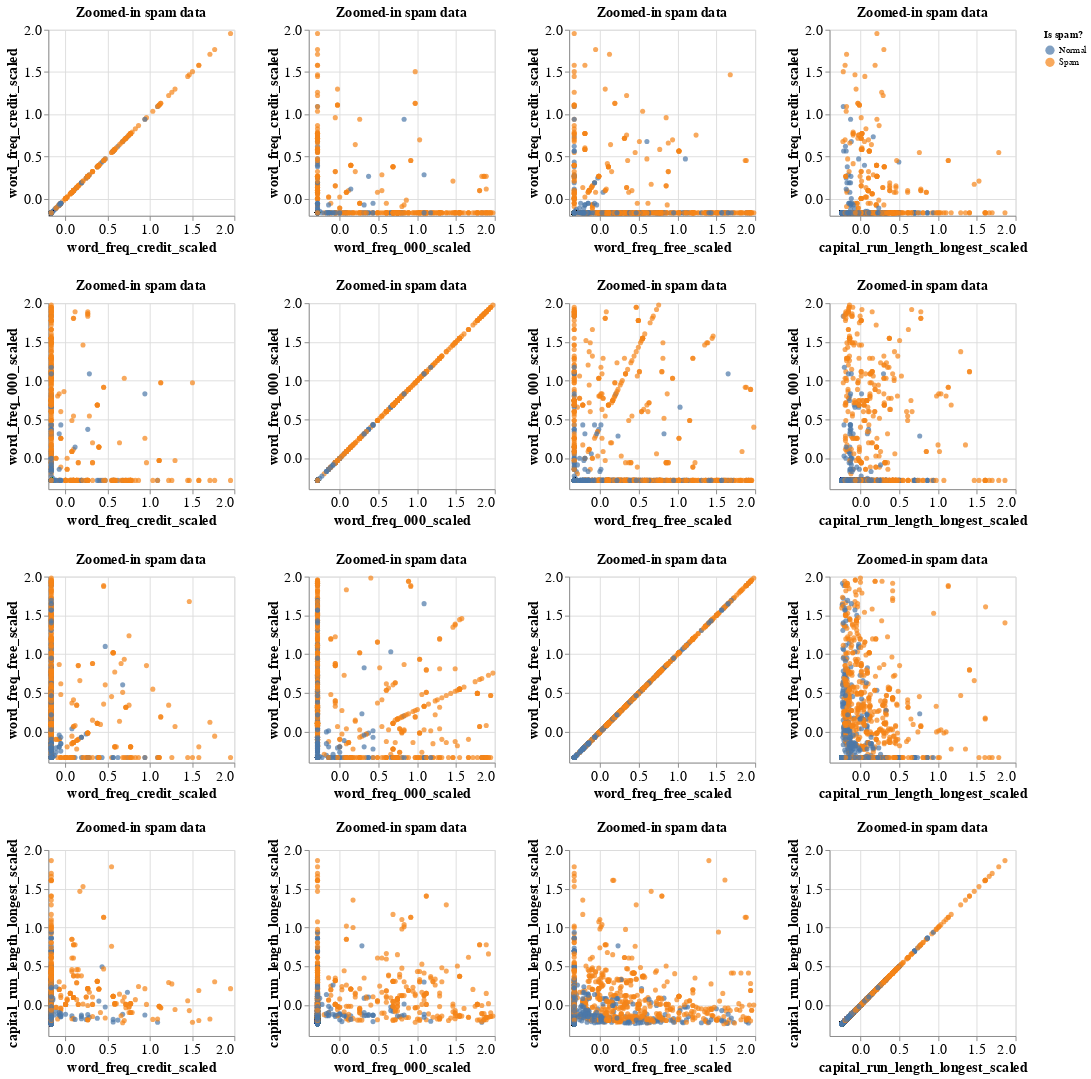

Notebook code cell kept with this figure:
### Code cell
# the "zoomed in" graph for all data points below 2

zoom_matrix = (
    alt.Chart(spam_train_zoom, title = "Zoomed-in spam data")
    .mark_circle()
    .encode(
        x = alt.X(alt.repeat("column"), type = "quantitative"), 
        y = alt.Y(alt.repeat("row"), type = "quantitative"),
        color = alt.Color("is_spam:N", title = "Is spam?")
    )
    .properties(width=200, height=200)
    .repeat(row = ["word_freq_credit_scaled", "word_freq_000_scaled","word_freq_free_scaled","capital_run_length_longest_scaled"],
           column = ["word_freq_credit_scaled", "word_freq_000_scaled","word_freq_free_scaled","capital_run_length_longest_scaled"])
    .configure_axis(labelFontSize = 15, titleFontSize = 15)
    .configure_title(fontSize = 15)
   )

zoom_matrix

### Figure 1 — Vega-Lite specification as saved in the notebook (floating-point values rounded to 4 significant figures; data arrays with more than 128 entries replaced by an {"elided": "..."} marker saying what was removed)
{"config": {"view": {"continuousWidth": 400, "continuousHeight": 300}, "axis": {"labelFontSize": 15, "titleFontSize": 15}, "title": {"fontSize": 15}}, "repeat": {"column": ["word_freq_credit_scaled", "word_freq_000_scaled", "word_freq_free_scaled", "capital_run_length_longest_scaled"], "row": ["word_freq_credit_scaled", "word_freq_000_scaled", "word_freq_free_scaled", "capital_run_length_longest_scaled"]}, "spec": {"data": {"name": "data-a69d90d195222379eba10922e3249a01"}, "mark": "circle", "encoding": {"color": {"field": "is_spam", "title": "Is spam?", "type": "nominal"}, "x": {"field": {"repeat": "column"}, "type": "quantitative"}, "y": {"field": {"repeat": "row"}, "type": "quantitative"}}, "height": 200, "title": "Zoomed-in spam data", "width": 200}, "$schema": "https://vega.github.io/schema/vega-lite/v4.17.0.json", "datasets": {"data-a69d90d195222379eba10922e3249a01": {"elided": "3065 records"}}}
